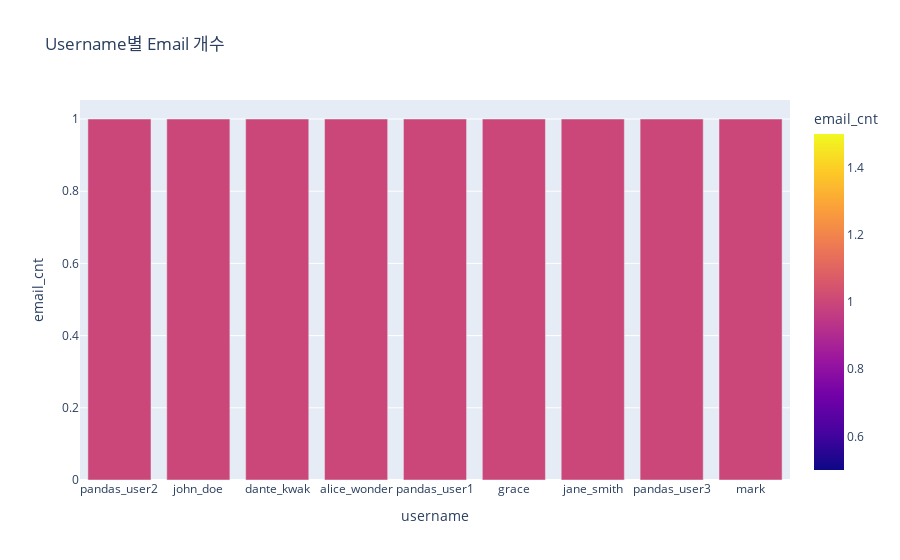

Here is the notebook cell this chart was saved with:
### Code cell
import plotly.express as px

fig = px.bar(email_count, x="username", y="email_cnt", color="email_cnt", title="Username별 Email 개수")
fig.show()

### Figure 1 — Plotly figure (JSON) as saved in the notebook; plotly's stock layout.template omitted (floating-point values rounded to 4 significant figures)
{"data": [{"alignmentgroup": "True", "hovertemplate": "username=%{x}<br>email_cnt=%{marker.color}<extra></extra>", "legendgroup": "", "marker": {"color": [1, 1, 1, 1, 1, 1, 1, 1, 1], "coloraxis": "coloraxis", "pattern": {"shape": ""}}, "name": "", "offsetgroup": "", "orientation": "v", "showlegend": false, "textposition": "auto", "type": "bar", "x": ["pandas_user2", "john_doe", "dante_kwak", "alice_wonder", "pandas_user1", "grace", "jane_smith", "pandas_user3", "mark"], "xaxis": "x", "y": [1, 1, 1, 1, 1, 1, 1, 1, 1], "yaxis": "y"}], "layout": {"barmode": "relative", "coloraxis": {"colorbar": {"title": {"text": "email_cnt"}}, "colorscale": [[0, "#0d0887"], [0.1111, "#46039f"], [0.2222, "#7201a8"], [0.3333, "#9c179e"], [0.4444, "#bd3786"], [0.5556, "#d8576b"], [0.6667, "#ed7953"], [0.7778, "#fb9f3a"], [0.8889, "#fdca26"], [1, "#f0f921"]]}, "legend": {"tracegroupgap": 0}, "title": {"text": "Username별 Email 개수"}, "xaxis": {"anchor": "y", "domain": [0, 1], "title": {"text": "username"}}, "yaxis": {"anchor": "x", "domain": [0, 1], "title": {"text": "email_cnt"}}}}
